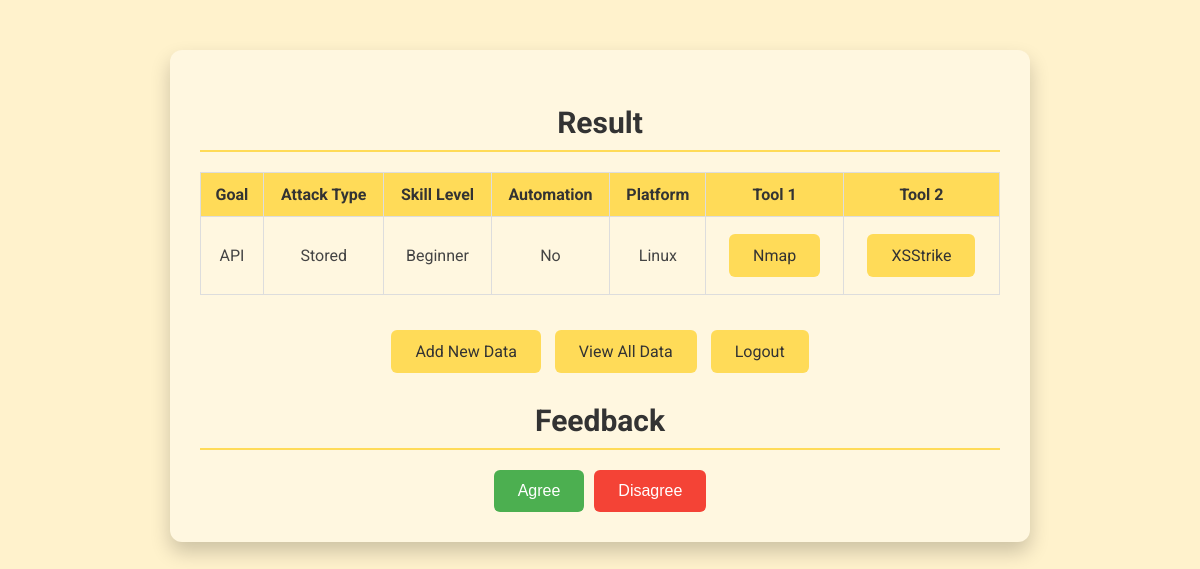
The app's page /result/ (signed in), older data.
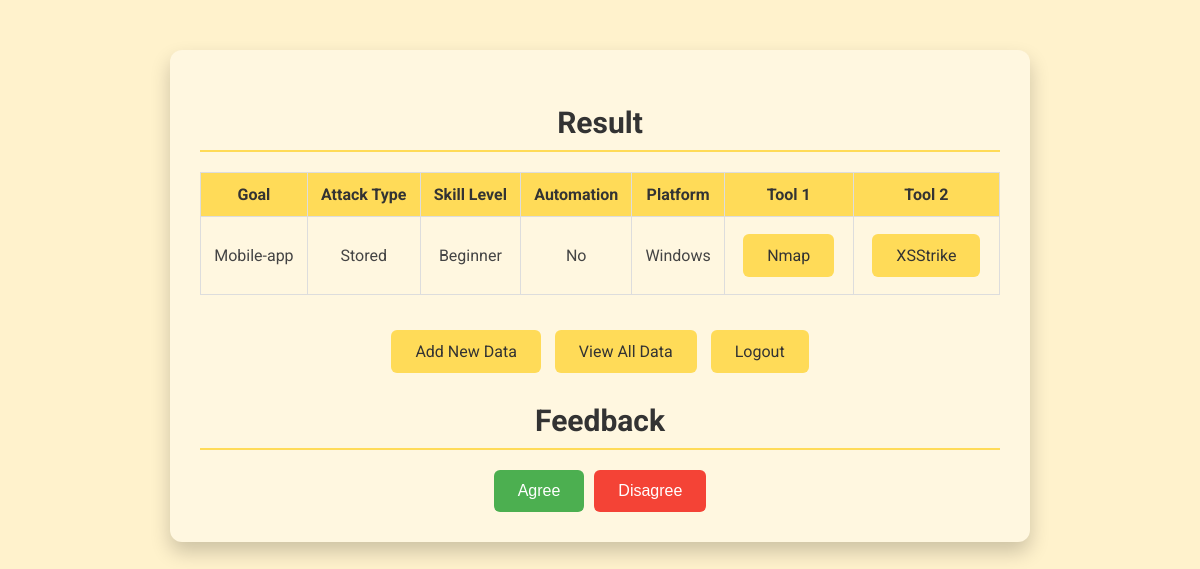
The same page, newer data.
### suggestxss/models.py (models this page shows, shortened)
class UserData(models.Model):
    user = models.ForeignKey(User, on_delete=models.CASCADE)
    goal = models.IntegerField(choices=[(0, 'Web-application'), (1, 'API'), (2, 'Mobile-app')])
    attackT = models.IntegerField(choices=[(0, 'Reflected'), (1, 'Stored'), (2, 'Dom-based')])
    skill = models.IntegerField(choices=[(0, 'Beginner'), (1, 'Intermediate'), (2, 'Advanced')])
    automation = models.IntegerField(choices=[(0, 'No'), (1, 'Yes')])
    platform = models.IntegerField(choices=[(0, 'Windows'), (1, 'Linux'), (2, 'MacOS')])
    suggest = models.IntegerField(choices=[(0, 'Nmap & PwnXSS'), (1, 'Nmap & XSStrike'), (2, 'Nmap & Burp Suite'), (3, 'Nmap & OWASP ZAP')])
    created_at = models.DateTimeField(default=timezone.now)

### suggestxss/views.py (the view)
# urls.py: path('result/', views.result, name='result'),
def result(request):
    print("Executing result function")
    data = UserData.objects.filter(user=request.user).last()
    feedback = Feedback.objects.filter(user_data=data).last() if data else None
    print("Finished executing result function")
    return render(request, 'suggestxss/result.html', {'data': data})

### suggestxss/templates/suggestxss/result.html (shortened to what this page needs)
<!DOCTYPE html>
<html lang="en">
<head>
</head>
<body>
    <div class="container">
        <h2>Result</h2>
        <table>
            <tr>
                <th>Goal</th>
                <th>Attack Type</th>
                <th>Skill Level</th>
                <th>Automation</th>
                <th>Platform</th>
                <th>Tool 1</th>
                <th>Tool 2</th>
            </tr>
            <tr>
                <td>{{ data.get_goal_display }}</td>
                <td>{{ data.get_attackT_display }}</td>
                <td>{{ data.get_skill_display }}</td>
                <td>{{ data.get_automation_display }}</td>
                <td>{{ data.get_platform_display }}</td>
                <td>
                    {% if data.suggest == 0 %}
                        <a class="suggestion-link" href="{% url 'nmap_tool' %}">Nmap</a>
                    {% elif data.suggest == 1 %}
                        <a class="suggestion-link" href="{% url 'nmap_tool' %}">Nmap</a>
                    {% elif data.suggest == 2 %}
                        <a class="suggestion-link" href="{% url 'nmap_tool' %}">Nmap</a>
                    {% elif data.suggest == 3 %}
                        <a class="suggestion-link" href="{% url 'nmap_tool' %}">Nmap</a>
                    {% else %}
                        Unknown
                    {% endif %}
                </td>
                <td>
                    {% if data.suggest == 0 %}
                        <a class="suggestion-link" href="{% url 'run_pwnxss' %}">PwnXSS</a>
                    {% elif data.suggest == 1 %}
                        <a class="suggestion-link" href="{% url 'run_xsstrike' %}">XSStrike</a>
                    {% elif data.suggest == 2 %}
                        <a class="suggestion-link" href="{% url 'burpsuite' %}">Burp Suite</a>
                    {% elif data.suggest == 3 %}
                        <a class="suggestion-link" href="{% url 'owasp_zap' %}">OWASP ZAP</a>
                    {% else %}
                        Unknown
                    {% endif %}
                </td>
            </tr>
        </table>
        <div class="button-container">
            <a href="{% url 'new_data' %}">Add New Data</a>
            <a href="{% url 'view_data' %}">View All Data</a>
            <a href="{% url 'logout' %}">Logout</a>
        </div>
        <h2>Feedback</h2>
        <div class="feedback-buttons">
            <button id="agree" class="agree">Agree</button>
            <button id="disagree" class="disagree">Disagree</button>
        </div>
    </div>
</body>
</html>

Row changes from the older to the newer data that the page shows:
no longer on this page (row unchanged): UserData: goal "API", attackT "Stored", skill "Beginner", automation "No", platform "Linux"
added UserData: goal "Mobile-app", attackT "Stored", skill "Beginner", automation "No", platform "Windows"
